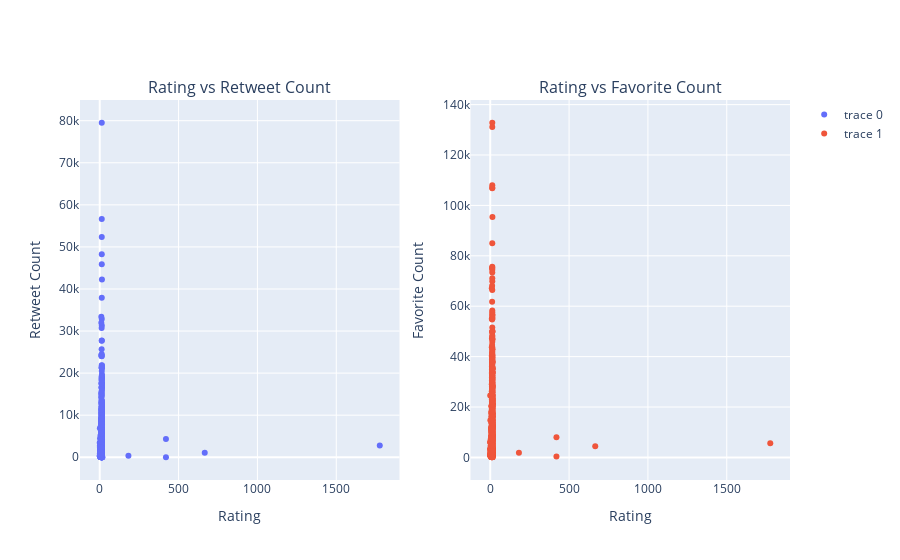

Notebook code cell kept with this figure:
### Code cell
# Tweet with a high rating does'nt necessary mean a high favorite count or retweet count
fig = make_subplots(
    rows=1, cols=2, subplot_titles=('Rating vs Retweet Count', 'Rating vs Favorite Count')
)

fig.add_trace(
    go.Scatter(x=df.rating_numerator, y=df.retweet_count, mode='markers'),
    row=1, col=1
)

fig.add_trace(
    go.Scatter(x=df.rating_numerator, y=df.favorite_count, mode='markers'),
    row=1, col=2
)

fig.update_xaxes(title_text="Rating", row=1, col=1)
fig.update_xaxes(title_text="Rating", row=1, col=2)


fig.update_yaxes(title_text="Retweet Count", row=1, col=1)
fig.update_yaxes(title_text="Favorite Count", row=1, col=2)


fig

### Figure 1 — Plotly figure (JSON) as saved in the notebook; plotly's stock layout.template omitted (floating-point values rounded to 4 significant figures; data arrays with more than 128 entries replaced by an {"elided": "..."} marker saying what was removed)
{"data": [{"mode": "markers", "type": "scatter", "x": {"elided": "2159 int values"}, "xaxis": "x", "y": {"elided": "2159 int values"}, "yaxis": "y"}, {"mode": "markers", "type": "scatter", "x": {"elided": "2159 int values"}, "xaxis": "x2", "y": {"elided": "2159 int values"}, "yaxis": "y2"}], "layout": {"annotations": [{"font": {"size": 16}, "showarrow": false, "text": "Rating vs Retweet Count", "x": 0.225, "xanchor": "center", "xref": "paper", "y": 1, "yanchor": "bottom", "yref": "paper"}, {"font": {"size": 16}, "showarrow": false, "text": "Rating vs Favorite Count", "x": 0.775, "xanchor": "center", "xref": "paper", "y": 1, "yanchor": "bottom", "yref": "paper"}], "autosize": true, "xaxis": {"anchor": "y", "autorange": true, "domain": [0, 0.45], "range": [-114.4, 1890.0], "title": {"text": "Rating"}, "type": "linear"}, "xaxis2": {"anchor": "y2", "autorange": true, "domain": [0.55, 1], "range": [-114.4, 1890.0], "title": {"text": "Rating"}, "type": "linear"}, "yaxis": {"anchor": "x", "autorange": true, "domain": [0, 1], "range": [-5824.0, 85340.0], "title": {"text": "Retweet Count"}, "type": "linear"}, "yaxis2": {"anchor": "x2", "autorange": true, "domain": [0, 1], "range": [-9672.0, 142500.0], "title": {"text": "Favorite Count"}, "type": "linear"}}}
